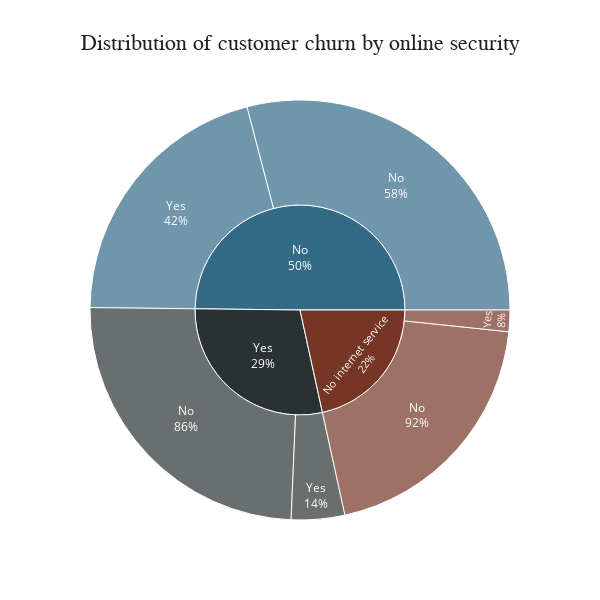

The code cell stored with this chart in its notebook:
### Code cell
fig = px.sunburst(i_sec, path = ['OnlineSecurity', 'Churn'], values = 'count', color = 'OnlineSecurity', title = 'Distribution of customer churn by online security',
                 color_discrete_map = {'No': '#336B87', 'Yes': '#2A3132', 'No internet service': '#763626'},
                 width = 600, height = 600)

fig.update_layout(plot_bgcolor = 'white', title_font_family = 'Calibri Black', title_font_color = '#221f1f', title_font_size = 22, title_x = 0.5)

fig.update_traces(textinfo = 'label + percent parent')
                  
fig.show()

### Figure 1 — Plotly figure (JSON) as saved in the notebook; plotly's stock layout.template omitted (floating-point values rounded to 4 significant figures)
{"data": [{"branchvalues": "total", "customdata": [["No"], ["No internet service"], ["Yes"], ["No"], ["No internet service"], ["Yes"], ["No"], ["No internet service"], ["Yes"]], "domain": {"x": [0, 1], "y": [0, 1]}, "hovertemplate": "labels=%{label}<br>count=%{value}<br>parent=%{parent}<br>id=%{id}<br>OnlineSecurity=%{customdata[0]}<extra></extra>", "ids": ["No/No", "No internet service/No", "Yes/No", "No/Yes", "No internet service/Yes", "Yes/Yes", "No", "No internet service", "Yes"], "labels": ["No", "No", "No", "Yes", "Yes", "Yes", "No", "No internet service", "Yes"], "marker": {"colors": ["#336B87", "#763626", "#2A3132", "#336B87", "#763626", "#2A3132", "#336B87", "#763626", "#2A3132"]}, "name": "", "parents": ["No", "No internet service", "Yes", "No", "No internet service", "Yes", "", "", ""], "textinfo": "label+percent parent", "type": "sunburst", "values": [1740, 1192, 1467, 1242, 99, 246, 2982, 1291, 1713]}], "layout": {"height": 600, "legend": {"tracegroupgap": 0}, "plot_bgcolor": "white", "title": {"font": {"color": "#221f1f", "family": "Calibri Black", "size": 22}, "text": "Distribution of customer churn by online security", "x": 0.5}, "width": 600}}
